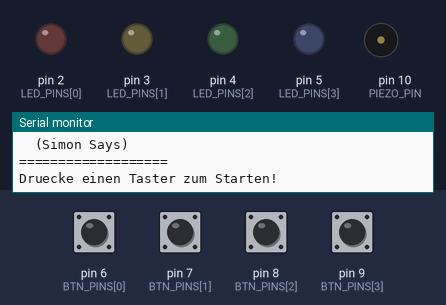
Simulated run of this sketch. Board: Arduino Uno, built with avr-gcc and run on an emulated ATmega328P. On the bench: output pins drawn as LEDs (lit = HIGH), buzzer (waves = sounding), the last lines printed to the serial monitor. Dashed ring = blinking. The inputs (shaded band) are chosen by the test bench; at power-on: pin 6 (BTN_PINS[0]), pin 7 (BTN_PINS[1]), pin 8 (BTN_PINS[2]), pin 9 (BTN_PINS[3]) HIGH. Random numbers use the default seed unless the sketch sets one.

Above: at 1.6 s.
1.7 s: pin 6 (BTN_PINS[0]) pulled LOW for 0.15 s
At 3.5 s:
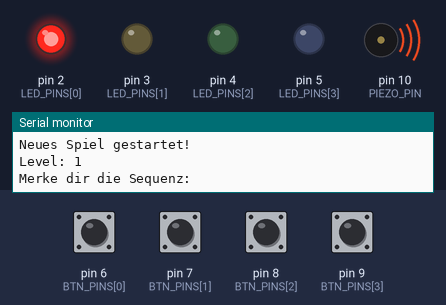
4.8 s: pin 7 (BTN_PINS[1]) pulled LOW for 0.15 s
At 5.35 s:
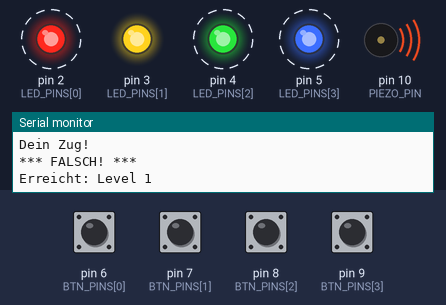
7.8 s: pin 8 (BTN_PINS[2]) pulled LOW for 0.15 s
At 9.72 s:
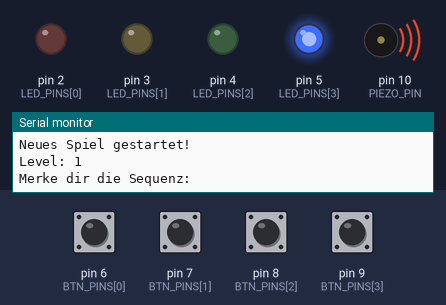
10.9 s: pin 9 (BTN_PINS[3]) pulled LOW for 0.15 s
At 13.02 s:
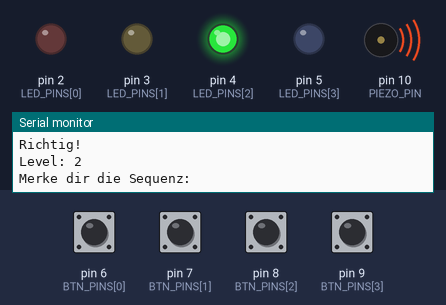
14.0 s: pin 7 (BTN_PINS[1]) pulled LOW for 1 s
At 15.8 s:
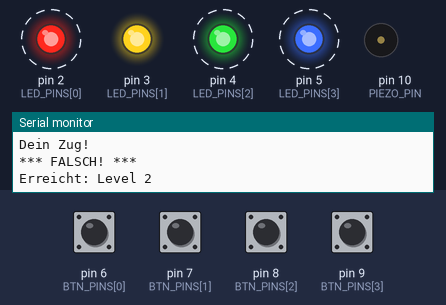
17.0 s: pin 6 (BTN_PINS[0]) pulled LOW for 1 s
At 20.1 s:
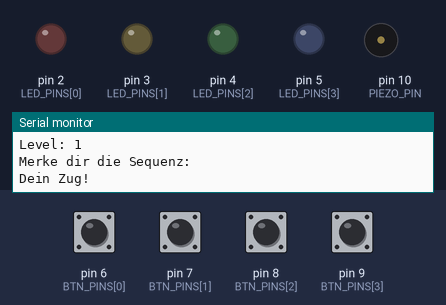
Timing chart, 0 to 21.6 s (numbered marks = the images above; inputs shaded):
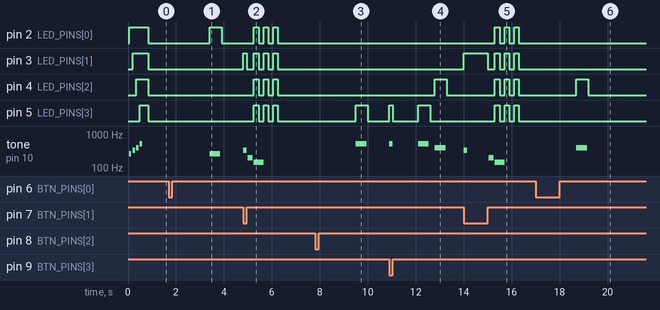

Measured:
- after the input at 1.7 s, pin 2 (LED_PINS[0]): LOW → HIGH after 1.7 s, → LOW 0.50 s later; tone on pin 10 (PIEZO_PIN): silent → 262 Hz after 1.7 s, → silent 0.45 s later
- after the input at 4.8 s, pin 2 (LED_PINS[0]): alternates HIGH for 0.20 s and LOW for 0.20 s, 6 changes in all, then stays LOW, starting after 0.45 s; pin 3 (LED_PINS[1]): LOW → HIGH at once, → LOW 0.15 s later, → HIGH 0.30 s later, → LOW 0.20 s later, … (8 changes in this stretch)
- after the input at 7.8 s, pin 5 (LED_PINS[3]): LOW → HIGH after 1.7 s, → LOW 0.50 s later; tone on pin 10 (PIEZO_PIN): silent → 523 Hz after 1.7 s, → silent 0.45 s later
- after the input at 10.9 s, pin 4 (LED_PINS[2]): LOW → HIGH after 1.9 s, → LOW 0.50 s later; pin 5 (LED_PINS[3]): LOW → HIGH at once, → LOW 0.15 s later, → HIGH 1.1 s later, → LOW 0.50 s later; tone on pin 10 (PIEZO_PIN): plays 523 Hz for 0.15 s, 523 Hz for 0.45 s, 392 Hz for 0.45 s, starting at once
- after the input at 14.0 s, pin 2 (LED_PINS[0]): alternates HIGH for 0.20 s and LOW for 0.20 s, 6 changes in all, then stays LOW, starting after 1.3 s; pin 3 (LED_PINS[1]): LOW → HIGH at once, → LOW 1.0 s later, → HIGH 0.30 s later, → LOW 0.20 s later, … (8 changes in this stretch)
- after the input at 17.0 s, pin 4 (LED_PINS[2]): LOW → HIGH after 1.7 s, → LOW 0.50 s later; tone on pin 10 (PIEZO_PIN): silent → 392 Hz after 1.7 s, → silent 0.45 s later

The sketch:

code.ino
```cpp
// A05: Memory Game (Simon Says)
// 4 LEDs + 4 Buttons + Piezo - Sequenz merken und nachspielen

// Pin-Definitionen
const int LED_PINS[] = {2, 3, 4, 5};      // 4 LEDs
const int BTN_PINS[] = {6, 7, 8, 9};      // 4 Buttons (INPUT_PULLUP)
const int PIEZO_PIN = 10;                  // Piezo-Summer

// Töne für jede Farbe (Hz)
const int TONES[] = {262, 330, 392, 523};  // C, E, G, C (Oktave höher)

// Spielkonfiguration
const int MAX_LEVEL = 20;                  // Maximale Sequenzlänge
const int SHOW_DELAY = 500;                // ms pro LED bei Anzeige
const int PAUSE_DELAY = 200;               // ms Pause zwischen LEDs

// Spielvariablen
int sequence[MAX_LEVEL];                   // Gespeicherte Sequenz
int currentLevel = 0;                      // Aktuelles Level (Sequenzlänge)
int playerPosition = 0;                    // Spielerposition in Sequenz
bool gameOver = false;

// Entprellung
unsigned long lastButtonTime = 0;
const unsigned long DEBOUNCE_DELAY = 150;

void setup() {
  Serial.begin(9600);

  // LEDs als Output
  for (int i = 0; i < 4; i++) {
    pinMode(LED_PINS[i], OUTPUT);
    digitalWrite(LED_PINS[i], LOW);
  }

  // Buttons als Input mit Pull-up
  for (int i = 0; i < 4; i++) {
    pinMode(BTN_PINS[i], INPUT_PULLUP);
  }

  // Piezo
  pinMode(PIEZO_PIN, OUTPUT);

  // Zufallsgenerator initialisieren
  randomSeed(analogRead(A0));

  Serial.println(F("==================="));
  Serial.println(F("  MEMORY GAME"));
  Serial.println(F("  (Simon Says)"));
  Serial.println(F("==================="));
  Serial.println(F("Druecke einen Taster zum Starten!"));

  // Startanimation
  startAnimation();

  // Warten auf Tastendruck zum Starten
  waitForAnyButton();

  // Neues Spiel starten
  startNewGame();
}

void startAnimation() {
  // LEDs nacheinander einschalten
  for (int i = 0; i < 4; i++) {
    digitalWrite(LED_PINS[i], HIGH);
    tone(PIEZO_PIN, TONES[i], 100);
    delay(150);
  }
  delay(200);
  // Alle aus
  for (int i = 0; i < 4; i++) {
    digitalWrite(LED_PINS[i], LOW);
  }
}

void waitForAnyButton() {
  while (true) {
    for (int i = 0; i < 4; i++) {
      if (digitalRead(BTN_PINS[i]) == LOW) {
        delay(200);  // Entprellung
        return;
      }
    }
  }
}

void startNewGame() {
  currentLevel = 0;
  playerPosition = 0;
  gameOver = false;

  Serial.println(F("\nNeues Spiel gestartet!"));
  delay(1000);

  // Erstes Element zur Sequenz hinzufügen und anzeigen
  addToSequence();
  showSequence();
}

void addToSequence() {
  if (currentLevel < MAX_LEVEL) {
    sequence[currentLevel] = random(0, 4);
    currentLevel++;
    Serial.print(F("Level: "));
    Serial.println(currentLevel);
  }
}

void showSequence() {
  Serial.println(F("Merke dir die Sequenz:"));

  delay(500);  // Kurze Pause vor Anzeige

  for (int i = 0; i < currentLevel; i++) {
    int led = sequence[i];

    // LED einschalten und Ton spielen
    digitalWrite(LED_PINS[led], HIGH);
    tone(PIEZO_PIN, TONES[led], SHOW_DELAY - 50);
    delay(SHOW_DELAY);

    // LED ausschalten
    digitalWrite(LED_PINS[led], LOW);
    delay(PAUSE_DELAY);
  }

  Serial.println(F("Dein Zug!"));
  playerPosition = 0;
}

void playTone(int index, int duration) {
  tone(PIEZO_PIN, TONES[index], duration);
}

void errorSound() {
  // Trauriger Ton bei Fehler
  tone(PIEZO_PIN, 200, 200);
  delay(250);
  tone(PIEZO_PIN, 150, 400);
}

void winSound() {
  // Siegesmelodie
  for (int i = 0; i < 4; i++) {
    tone(PIEZO_PIN, TONES[i], 100);
    delay(150);
  }
  tone(PIEZO_PIN, TONES[3] * 2, 300);
}

void flashAllLEDs(int times) {
  for (int t = 0; t < times; t++) {
    for (int i = 0; i < 4; i++) {
      digitalWrite(LED_PINS[i], HIGH);
    }
    delay(200);
    for (int i = 0; i < 4; i++) {
      digitalWrite(LED_PINS[i], LOW);
    }
    delay(200);
  }
}

int getButtonPress() {
  // Prüft ob ein Button gedrückt wurde und gibt Index zurück (-1 wenn keiner)
  for (int i = 0; i < 4; i++) {
    if (digitalRead(BTN_PINS[i]) == LOW) {
      // LED einschalten und Ton spielen
      digitalWrite(LED_PINS[i], HIGH);
      playTone(i, 150);

      // Warten bis losgelassen
      while (digitalRead(BTN_PINS[i]) == LOW) {
        delay(10);
      }

      // LED ausschalten
      digitalWrite(LED_PINS[i], LOW);
      delay(50);  // Kleine Pause

      return i;
    }
  }
  return -1;
}

void handlePlayerInput(int buttonIndex) {
  if (buttonIndex == sequence[playerPosition]) {
    // Richtig!
    playerPosition++;

    if (playerPosition >= currentLevel) {
      // Level geschafft!
      Serial.println(F("Richtig!"));
      delay(500);

      if (currentLevel >= MAX_LEVEL) {
        // Spiel gewonnen!
        Serial.println(F("\n*** GEWONNEN! ***"));
        Serial.println(F("Du hast alle Level geschafft!"));
        winSound();
        flashAllLEDs(5);
        gameOver = true;
      } else {
        // Nächstes Level
        addToSequence();
        showSequence();
      }
    }
  } else {
    // Falsch!
    Serial.println(F("\n*** FALSCH! ***"));
    Serial.print(F("Erreicht: Level "));
    Serial.println(currentLevel);
    errorSound();
    flashAllLEDs(3);
    gameOver = true;
  }
}

void loop() {
  if (gameOver) {
    Serial.println(F("\nTaster druecken fuer neues Spiel..."));
    waitForAnyButton();
    startNewGame();
    return;
  }

  // Auf Spielereingabe warten
  int button = getButtonPress();

  if (button >= 0) {
    handlePlayerInput(button);
  }
}
```
